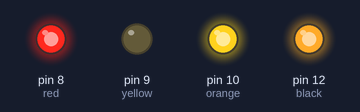
Bench run of a sketch on a simulated Arduino Uno, built with avr-gcc and run on an emulated ATmega328P. Parts: output pins drawn as LEDs (lit = HIGH). Pins used as bus, display or sensor lines are not drawn.

Above: at 0.1 s.
Timing chart, 0 to 1.6 s (numbered marks = the images above):
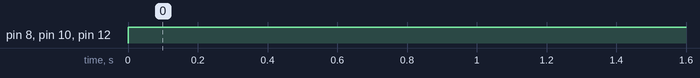

The sketch:

stepper_motor_test.ino
```cpp
void setup() {

const int black = 12;
const int brown = 11;
const int orange = 10;
const int yellow = 9;
const int red = 8;

pinMode(black,OUTPUT);
pinMode(brown,OUTPUT);
pinMode(orange,OUTPUT);
pinMode(yellow,OUTPUT);
pinMode(red,OUTPUT);

}

void loop() {

PORTB = B001101;
PORTB = B001011;
PORTB = B010011;
PORTB = B010101;
delay(5000);
}
```

Measured:
- by itself, pin 8 (red), pin 10 (orange), pin 12 (black): LOW → HIGH at 0.00 s
